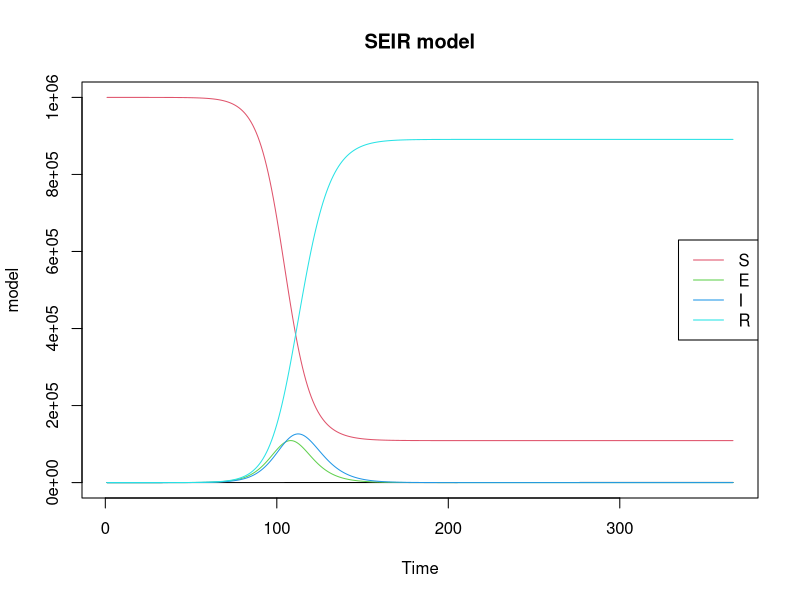
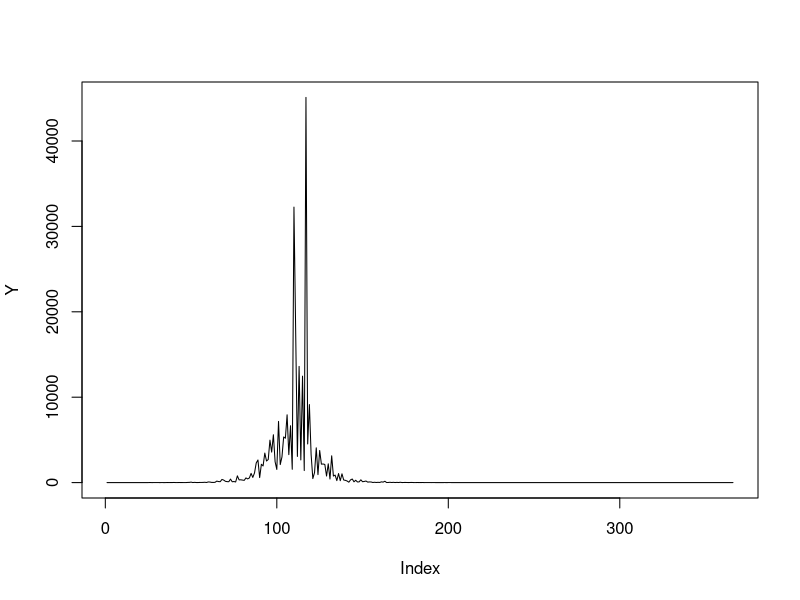

The R script that drew these images, in order:
require(deSolve)

SEIR <- function(time, current_state, params){
  
  with(as.list(c(current_state, params)),{
    N <- S+E+I+R
    dS <- -(beta*S*I)/N
    dE <- (beta*S*I)/N - sigma*E
    dI <- sigma*E - gamma*I - mu*I
    dR <- gamma*I+mu*I
    
    return(list(c(dS, dE, dI, dR)))
  })
}
params <- c(beta=0.5, sigma=0.25, gamma=0.2, mu=0.001)
initial_state <- c(S=999999, E=1, I=0, R=0)
times <- 0:365
model <- ode(initial_state, times, SEIR, params)

summary(model)

matplot(model, type="l", lty=1, main="SEIR model", xlab="Time")
legend <- colnames(model)[2:5]
legend("right", legend=legend, col=2:5, lty = 1)
write.csv(model,"simulatestates4.csv")


Z <-0.2*model[,3]




tau <- 0.8
Y <-vector(length = 366)
for (i in 1:366){
  Y[i]<- rlnorm(1,log(Z[i]/5),tau)
}
plot(Y,type='l')
write.csv(Y,"simY4.csv")
